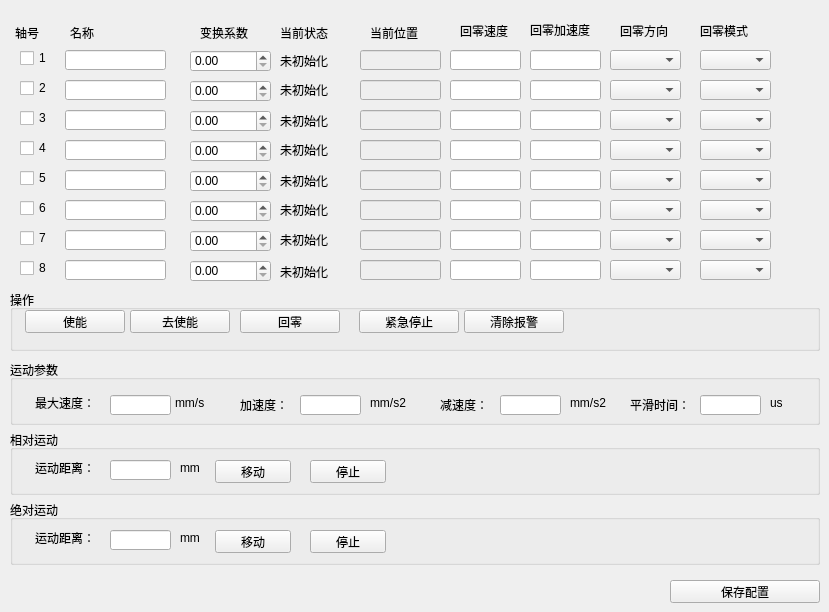
   <widget class="QWidget" name="tabBasicOperation">
    <attribute name="title">
     <string>基本操作</string>
    </attribute>
    <widget class="QGroupBox" name="groupBox_5">
     <property name="geometry">
      <rect>
       <x>10</x>
       <y>430</y>
       <width>810</width>
       <height>65</height>
      </rect>
     </property>
     <property name="title">
      <string>相对运动</string>
     </property>
     <widget class="QGroupBox" name="groupBox_8">
      <property name="geometry">
       <rect>
        <x>150</x>
        <y>240</y>
        <width>120</width>
        <height>191</height>
       </rect>
      </property>
      <property name="title">
       <string>相对运动</string>
      </property>
      <widget class="QLabel" name="label_13">
       <property name="geometry">
        <rect>
         <x>10</x>
         <y>30</y>
         <width>31</width>
         <height>16</height>
        </rect>
       </property>
       <property name="text">
        <string>距离：</string>
       </property>
      </widget>
      <widget class="QLineEdit" name="lineEdit_2">
       <property name="geometry">
        <rect>
         <x>50</x>
         <y>30</y>
         <width>61</width>
         <height>20</height>
        </rect>
       </property>
      </widget>
     </widget>
     <widget class="QPushButton" name="pushButton_moveRel">
      <property name="geometry">
       <rect>
        <x>205</x>
        <y>30</y>
        <width>76</width>
        <height>23</height>
       </rect>
      </property>
      <property name="text">
       <string>移动</string>
      </property>
     </widget>
     <widget class="QLabel" name="label_12">
      <property name="geometry">
       <rect>
        <x>25</x>
        <y>30</y>
        <width>71</width>
        <height>16</height>
       </rect>
      </property>
      <property name="text">
       <string>运动距离：</string>
      </property>
     </widget>
     <widget class="QLabel" name="label_14">
      <property name="geometry">
       <rect>
        <x>170</x>
        <y>30</y>
        <width>21</width>
        <height>16</height>
       </rect>
      </property>
      <property name="text">
       <string>mm</string>
      </property>
     </widget>
     <widget class="QLineEdit" name="lineEdit_mtr_dist">
      <property name="geometry">
       <rect>
        <x>100</x>
        <y>30</y>
        <width>61</width>
        <height>20</height>
       </rect>
      </property>
     </widget>
     <widget class="QPushButton" name="pushButton_stop">
      <property name="geometry">
       <rect>
        <x>300</x>
        <y>30</y>
        <width>76</width>
        <height>23</height>
       </rect>
      </property>
      <property name="text">
       <string>停止</string>
      </property>
     </widget>
    </widget>
    <widget class="QGroupBox" name="groupBox_11">
     <property name="geometry">
      <rect>
       <x>10</x>
       <y>290</y>
       <width>810</width>
       <height>61</height>
      </rect>
     </property>
     <property name="title">
      <string>操作</string>
     </property>
     <widget class="QPushButton" name="pushButton_im_stop">
      <property name="geometry">
       <rect>
        <x>349</x>
        <y>20</y>
        <width>100</width>
        <height>23</height>
       </rect>
      </property>
      <property name="text">
       <string>紧急停止</string>
      </property>
     </widget>
     <widget class="QPushButton" name="pushButton_clearError">
      <property name="geometry">
       <rect>
        <x>454</x>
        <y>20</y>
        <width>100</width>
        <height>23</height>
       </rect>
      </property>
      <property name="text">
       <string>清除报警</string>
      </property>
     </widget>
     <widget class="QPushButton" name="pushButton_home">
      <property name="geometry">
       <rect>
        <x>230</x>
        <y>20</y>
        <width>100</width>
        <height>23</height>
       </rect>
      </property>
      <property name="text">
       <string>回零</string>
      </property>
     </widget>
     <widget class="QPushButton" name="pushButton_enable">
      <property name="geometry">
       <rect>
        <x>15</x>
        <y>20</y>
        <width>100</width>
        <height>23</height>
       </rect>
      </property>
      <property name="text">
       <string>使能</string>
      </property>
     </widget>
     <widget class="QPushButton" name="pushButton_disable">
      <property name="geometry">
       <rect>
        <x>120</x>
        <y>20</y>
        <width>100</width>
        <height>23</height>
       </rect>
      </property>
      <property name="text">
       <string>去使能</string>
      </property>
     </widget>
    </widget>
    <widget class="QCheckBox" name="checkBox_ch6">
     <property name="geometry">
      <rect>
       <x>20</x>
       <y>230</y>
       <width>71</width>
       <height>16</height>
      </rect>
     </property>
     <property name="text">
      <string>7</string>
     </property>
    </widget>
    <widget class="QCheckBox" name="checkBox_ch2">
     <property name="geometry">
      <rect>
       <x>20</x>
       <y>110</y>
       <width>41</width>
       <height>16</height>
      </rect>
     </property>
     <property name="text">
      <string>3</string>
     </property>
    </widget>
    <widget class="QCheckBox" name="checkBox_ch7">
     <property name="geometry">
      <rect>
       <x>20</x>
       <y>260</y>
       <width>71</width>
       <height>16</height>
      </rect>
     </property>
     <property name="text">
      <string>8</string>
     </property>
    </widget>
    <widget class="QCheckBox" name="checkBox_ch4">
     <property name="geometry">
      <rect>
       <x>20</x>
       <y>170</y>
       <width>71</width>
       <height>16</height>
      </rect>
     </property>
     <property name="text">
      <string>5</string>
     </property>
    </widget>
    <widget class="QCheckBox" name="checkBox_ch1">
     <property name="geometry">
      <rect>
       <x>20</x>
       <y>80</y>
       <width>36</width>
       <height>16</height>
      </rect>
     </property>
     <property name="text">
      <string>2</string>
     </property>
    </widget>
    <widget class="QCheckBox" name="checkBox_ch3">
     <property name="geometry">
      <rect>
       <x>20</x>
       <y>140</y>
       <width>36</width>
       <height>16</height>
      </rect>
     </property>
     <property name="text">
      <string>4</string>
     </property>
     <property name="checkable">
      <bool>true</bool>
     </property>
    </widget>
    <widget class="QCheckBox" name="checkBox_ch5">
     <property name="geometry">
      <rect>
       <x>20</x>
       <y>200</y>
       <width>71</width>
       <height>16</height>
      </rect>
     </property>
     <property name="text">
      <string>6</string>
     </property>
    </widget>
    <widget class="QLineEdit" name="lineEdit_name0">
     <property name="geometry">
      <rect>
       <x>65</x>
       <y>50</y>
       <width>101</width>
       <height>20</height>
      </rect>
     </property>
    </widget>
    <widget class="QCheckBox" name="checkBox_ch0">
     <property name="geometry">
      <rect>
       <x>20</x>
       <y>50</y>
       <width>46</width>
       <height>16</height>
      </rect>
     </property>
     <property name="text">
      <string>1</string>
     </property>
    </widget>
    <widget class="QLabel" name="label_31">
     <property name="geometry">
      <rect>
       <x>15</x>
       <y>25</y>
       <width>71</width>
       <height>16</height>
      </rect>
     </property>
     <property name="text">
      <string>轴号</string>
     </property>
    </widget>
    <widget class="QLabel" name="label_32">
     <property name="geometry">
      <rect>
       <x>70</x>
       <y>25</y>
       <width>61</width>
       <height>16</height>
      </rect>
     </property>
     <property name="text">
      <string>名称</string>
     </property>
    </widget>
    <widget class="QLabel" name="label_33">
     <property name="geometry">
      <rect>
       <x>200</x>
       <y>25</y>
       <width>71</width>
       <height>16</height>
      </rect>
     </property>
     <property name="text">
      <string>变换系数</string>
     </property>
    </widget>
    <widget class="QLabel" name="label_34">
     <property name="geometry">
      <rect>
       <x>280</x>
       <y>25</y>
       <width>61</width>
       <height>16</height>
      </rect>
     </property>
     <property name="text">
      <string>当前状态</string>
     </property>
    </widget>
    <widget class="QLineEdit" name="lineEdit_mtr_posn0">
     <property name="enabled">
      <bool>false</bool>
     </property>
     <property name="geometry">
      <rect>
       <x>360</x>
       <y>50</y>
       <width>81</width>
       <height>20</height>
      </rect>
     </property>
    </widget>
    <widget class="QLineEdit" name="lineEdit_mtr_posn4">
     <property name="enabled">
      <bool>false</bool>
     </property>
     <property name="geometry">
      <rect>
       <x>360</x>
       <y>170</y>
       <width>81</width>
       <height>20</height>
      </rect>
     </property>
    </widget>
    <widget class="QLineEdit" name="lineEdit_mtr_posn6">
     <property name="enabled">
      <bool>false</bool>
     </property>
     <property name="geometry">
      <rect>
       <x>360</x>
       <y>230</y>
       <width>81</width>
       <height>20</height>
      </rect>
     </property>
    </widget>
    <widget class="QLineEdit" name="lineEdit_mtr_posn1">
     <property name="enabled">
      <bool>false</bool>
     </property>
     <property name="geometry">
      <rect>
       <x>360</x>
       <y>80</y>
       <width>81</width>
       <height>20</height>
      </rect>
     </property>
    </widget>
    <widget class="QLineEdit" name="lineEdit_mtr_posn2">
     <property name="enabled">
      <bool>false</bool>
     </property>
     <property name="geometry">
      <rect>
       <x>360</x>
       <y>110</y>
       <width>81</width>
       <height>20</height>
      </rect>
     </property>
    </widget>
    <widget class="QLineEdit" name="lineEdit_mtr_posn3">
     <property name="enabled">
      <bool>false</bool>
     </property>
     <property name="geometry">
      <rect>
       <x>360</x>
       <y>140</y>
       <width>81</width>
       <height>20</height>
      </rect>
     </property>
    </widget>
    <widget class="QLineEdit" name="lineEdit_mtr_posn5">
     <property name="enabled">
      <bool>false</bool>
     </property>
     <property name="geometry">
      <rect>
       <x>360</x>
       <y>200</y>
       <width>81</width>
       <height>20</height>
      </rect>
     </property>
    </widget>
    <widget class="QLineEdit" name="lineEdit_mtr_posn7">
     <property name="enabled">
      <bool>false</bool>
     </property>
     <property name="geometry">
      <rect>
       <x>360</x>
       <y>260</y>
       <width>81</width>
       <height>20</height>
      </rect>
     </property>
    </widget>
    <widget class="QLabel" name="label_35">
     <property name="geometry">
      <rect>
       <x>370</x>
       <y>25</y>
       <width>71</width>
       <height>16</height>
      </rect>
     </property>
     <property name="text">
      <string>当前位置</string>
     </property>
    </widget>
    <widget class="QLabel" name="label_mtr_status0">
     <property name="geometry">
      <rect>
       <x>280</x>
       <y>53</y>
       <width>71</width>
       <height>16</height>
      </rect>
     </property>
     <property name="text">
      <string>未初始化</string>
     </property>
    </widget>
    <widget class="QLineEdit" name="lineEdit_name1">
     <property name="geometry">
      <rect>
       <x>65</x>
       <y>80</y>
       <width>101</width>
       <height>20</height>
      </rect>
     </property>
    </widget>
    <widget class="QLineEdit" name="lineEdit_name2">
     <property name="geometry">
      <rect>
       <x>65</x>
       <y>110</y>
       <width>101</width>
       <height>20</height>
      </rect>
     </property>
    </widget>
    <widget class="QLineEdit" name="lineEdit_name3">
     <property name="geometry">
      <rect>
       <x>65</x>
       <y>140</y>
       <width>101</width>
       <height>20</height>
      </rect>
     </property>
    </widget>
    <widget class="QLineEdit" name="lineEdit_name4">
     <property name="geometry">
      <rect>
       <x>65</x>
       <y>170</y>
       <width>101</width>
       <height>20</height>
      </rect>
     </property>
    </widget>
    <widget class="QLineEdit" name="lineEdit_name5">
     <property name="geometry">
      <rect>
       <x>65</x>
       <y>200</y>
       <width>101</width>
       <height>20</height>
      </rect>
     </property>
    </widget>
    <widget class="QLineEdit" name="lineEdit_name6">
     <property name="geometry">
      <rect>
       <x>65</x>
       <y>230</y>
       <width>101</width>
       <height>20</height>
      </rect>
     </property>
    </widget>
    <widget class="QLineEdit" name="lineEdit_name7">
     <property name="geometry">
      <rect>
       <x>65</x>
       <y>260</y>
       <width>101</width>
       <height>20</height>
      </rect>
     </property>
    </widget>
    <widget class="QLabel" name="label_mtr_status1">
     <property name="geometry">
      <rect>
       <x>280</x>
       <y>82</y>
       <width>61</width>
       <height>16</height>
      </rect>
     </property>
     <property name="text">
      <string>未初始化</string>
     </property>
    </widget>
    <widget class="QLabel" name="label_mtr_status2">
     <property name="geometry">
      <rect>
       <x>280</x>
       <y>113</y>
       <width>61</width>
       <height>16</height>
      </rect>
     </property>
     <property name="text">
      <string>未初始化</string>
     </property>
    </widget>
    <widget class="QLabel" name="label_mtr_status3">
     <property name="geometry">
      <rect>
       <x>280</x>
       <y>142</y>
       <width>71</width>
       <height>16</height>
      </rect>
     </property>
     <property name="text">
      <string>未初始化</string>
     </property>
    </widget>
    <widget class="QLabel" name="label_mtr_status4">
     <property name="geometry">
      <rect>
       <x>280</x>
       <y>173</y>
       <width>61</width>
       <height>16</height>
      </rect>
     </property>
     <property name="text">
      <string>未初始化</string>
     </property>
    </widget>
    <widget class="QLabel" name="label_mtr_status5">
     <property name="geometry">
      <rect>
       <x>280</x>
       <y>202</y>
       <width>81</width>
       <height>16</height>
      </rect>
     </property>
     <property name="text">
      <string>未初始化</string>
     </property>
    </widget>
    <widget class="QLabel" name="label_mtr_status6">
     <property name="geometry">
      <rect>
       <x>280</x>
       <y>232</y>
       <width>71</width>
       <height>16</height>
      </rect>
     </property>
     <property name="text">
      <string>未初始化</string>
     </property>
    </widget>
    <widget class="QLabel" name="label_mtr_status7">
     <property name="geometry">
      <rect>
       <x>280</x>
       <y>264</y>
       <width>61</width>
       <height>16</height>
      </rect>
     </property>
     <property name="text">
      <string>未初始化</string>
     </property>
    </widget>
    <widget class="QLabel" name="label_16">
     <property name="geometry">
      <rect>
       <x>460</x>
       <y>23</y>
       <width>61</width>
       <height>16</height>
      </rect>
     </property>
     <property name="text">
      <string>回零速度</string>
     </property>
    </widget>
    <widget class="QLineEdit" name="lineEdit_home_vec0">
     <property name="geometry">
      <rect>
       <x>450</x>
       <y>50</y>
       <width>71</width>
       <height>20</height>
      </rect>
     </property>
    </widget>
    <widget class="QLabel" name="label_17">
     <property name="geometry">
      <rect>
       <x>530</x>
       <y>22</y>
       <width>81</width>
       <height>16</height>
      </rect>
     </property>
     <property name="text">
      <string>回零加速度</string>
     </property>
    </widget>
    <widget class="QLineEdit" name="lineEdit_home_acc0">
     <property name="geometry">
      <rect>
       <x>530</x>
       <y>50</y>
       <width>71</width>
       <height>20</height>
      </rect>
     </property>
    </widget>
    <widget class="QLabel" name="label_18">
     <property name="geometry">
      <rect>
       <x>620</x>
       <y>23</y>
       <width>71</width>
       <height>16</height>
      </rect>
     </property>
     <property name="text">
      <string>回零方向</string>
     </property>
    </widget>
    <widget class="QLabel" name="label_19">
     <property name="geometry">
      <rect>
       <x>700</x>
       <y>23</y>
       <width>71</width>
       <height>16</height>
      </rect>
     </property>
     <property name="text">
      <string>回零模式</string>
     </property>
    </widget>
    <widget class="QLineEdit" name="lineEdit_home_vec1">
     <property name="geometry">
      <rect>
       <x>450</x>
       <y>80</y>
       <width>71</width>
       <height>20</height>
      </rect>
     </property>
    </widget>
    <widget class="QLineEdit" name="lineEdit_home_acc1">
     <property name="geometry">
      <rect>
       <x>530</x>
       <y>80</y>
       <width>71</width>
       <height>20</height>
      </rect>
     </property>
    </widget>
    <widget class="QLineEdit" name="lineEdit_home_vec2">
     <property name="geometry">
      <rect>
       <x>450</x>
       <y>110</y>
       <width>71</width>
       <height>20</height>
      </rect>
     </property>
    </widget>
    <widget class="QLineEdit" name="lineEdit_home_acc2">
     <property name="geometry">
      <rect>
       <x>530</x>
       <y>110</y>
       <width>71</width>
       <height>20</height>
      </rect>
     </property>
    </widget>
    <widget class="QLineEdit" name="lineEdit_home_vec3">
     <property name="geometry">
      <rect>
       <x>450</x>
       <y>140</y>
       <width>71</width>
       <height>20</height>
      </rect>
     </property>
    </widget>
    <widget class="QLineEdit" name="lineEdit_home_acc3">
     <property name="geometry">
      <rect>
       <x>530</x>
       <y>140</y>
       <width>71</width>
       <height>20</height>
      </rect>
     </property>
    </widget>
    <widget class="QLineEdit" name="lineEdit_home_vec4">
     <property name="geometry">
      <rect>
       <x>450</x>
       <y>170</y>
       <width>71</width>
       <height>20</height>
      </rect>
     </property>
    </widget>
    <widget class="QLineEdit" name="lineEdit_home_acc4">
     <property name="geometry">
      <rect>
       <x>530</x>
       <y>170</y>
       <width>71</width>
       <height>20</height>
      </rect>
     </property>
    </widget>
    <widget class="QLineEdit" name="lineEdit_home_vec5">
     <property name="geometry">
      <rect>
       <x>450</x>
       <y>200</y>
       <width>71</width>
       <height>20</height>
      </rect>
     </property>
    </widget>
    <widget class="QLineEdit" name="lineEdit_home_acc5">
     <property name="geometry">
      <rect>
       <x>530</x>
       <y>200</y>
       <width>71</width>
       <height>20</height>
      </rect>
     </property>
    </widget>
    <widget class="QLineEdit" name="lineEdit_home_vec6">
     <property name="geometry">
      <rect>
       <x>450</x>
       <y>230</y>
       <width>71</width>
       <height>20</height>
      </rect>
     </property>
    </widget>
    <widget class="QLineEdit" name="lineEdit_home_acc6">
     <property name="geometry">
      <rect>
       <x>530</x>
       <y>230</y>
       <width>71</width>
       <height>20</height>
      </rect>
     </property>
    </widget>
    <widget class="QLineEdit" name="lineEdit_home_vec7">
     <property name="geometry">
      <rect>
       <x>450</x>
       <y>260</y>
       <width>71</width>
       <height>20</height>
      </rect>
     </property>
    </widget>
    <widget class="QLineEdit" name="lineEdit_home_acc7">
     <property name="geometry">
      <rect>
       <x>530</x>
       <y>260</y>
       <width>71</width>
       <height>20</height>
      </rect>
     </property>
    </widget>
    <widget class="QPushButton" name="pushButton_saveMtr">
     <property name="geometry">
      <rect>
       <x>670</x>
       <y>580</y>
       <width>150</width>
       <height>23</height>
      </rect>
     </property>
     <property name="text">
      <string>保存配置</string>
     </property>
    </widget>
    <widget class="QDoubleSpinBox" name="doubleSpinBox_resn0">
     <property name="geometry">
      <rect>
       <x>190</x>
       <y>50</y>
       <width>81</width>
       <height>22</height>
      </rect>
     </property>
     <property name="maximum">
      <double>9999.989999999999782</double>
     </property>
    </widget>
    <widget class="QDoubleSpinBox" name="doubleSpinBox_resn1">
     <property name="geometry">
      <rect>
       <x>190</x>
       <y>80</y>
       <width>81</width>
       <height>22</height>
      </rect>
     </property>
     <property name="maximum">
      <double>9999.989999999999782</double>
     </property>
    </widget>
    <widget class="QDoubleSpinBox" name="doubleSpinBox_resn2">
     <property name="geometry">
      <rect>
       <x>190</x>
       <y>110</y>
       <width>81</width>
       <height>22</height>
      </rect>
     </property>
     <property name="maximum">
      <double>9999.989999999999782</double>
     </property>
    </widget>
    <widget class="QDoubleSpinBox" name="doubleSpinBox_resn3">
     <property name="geometry">
      <rect>
       <x>190</x>
       <y>140</y>
       <width>81</width>
       <height>22</height>
      </rect>
     </property>
     <property name="maximum">
      <double>9999.989999999999782</double>
     </property>
    </widget>
    <widget class="QDoubleSpinBox" name="doubleSpinBox_resn4">
     <property name="geometry">
      <rect>
       <x>190</x>
       <y>170</y>
       <width>81</width>
       <height>22</height>
      </rect>
     </property>
     <property name="maximum">
      <double>9999.989999999999782</double>
     </property>
    </widget>
    <widget class="QDoubleSpinBox" name="doubleSpinBox_resn5">
     <property name="geometry">
      <rect>
       <x>190</x>
       <y>200</y>
       <width>81</width>
       <height>22</height>
      </rect>
     </property>
     <property name="maximum">
      <double>9999.989999999999782</double>
     </property>
    </widget>
    <widget class="QDoubleSpinBox" name="doubleSpinBox_resn6">
     <property name="geometry">
      <rect>
       <x>190</x>
       <y>230</y>
       <width>81</width>
       <height>22</height>
      </rect>
     </property>
     <property name="maximum">
      <double>9999.989999999999782</double>
     </property>
    </widget>
    <widget class="QDoubleSpinBox" name="doubleSpinBox_resn7">
     <property name="geometry">
      <rect>
       <x>190</x>
       <y>260</y>
       <width>81</width>
       <height>22</height>
      </rect>
     </property>
     <property name="maximum">
      <double>999.990000000000009</double>
     </property>
    </widget>
    <widget class="QGroupBox" name="groupBox_23">
     <property name="geometry">
      <rect>
       <x>10</x>
       <y>500</y>
       <width>810</width>
       <height>65</height>
      </rect>
     </property>
     <property name="title">
      <string>绝对运动</string>
     </property>
     <widget class="QGroupBox" name="groupBox_24">
      <property name="geometry">
       <rect>
        <x>150</x>
        <y>240</y>
        <width>120</width>
        <height>191</height>
       </rect>
      </property>
      <property name="title">
       <string>相对运动</string>
      </property>
      <widget class="QLabel" name="label_82">
       <property name="geometry">
        <rect>
         <x>10</x>
         <y>30</y>
         <width>31</width>
         <height>16</height>
        </rect>
       </property>
       <property name="text">
        <string>距离：</string>
       </property>
      </widget>
      <widget class="QLineEdit" name="lineEdit_149">
       <property name="geometry">
        <rect>
         <x>50</x>
         <y>30</y>
         <width>61</width>
         <height>20</height>
        </rect>
       </property>
      </widget>
     </widget>
     <widget class="QPushButton" name="pushButton_moveAbs">
      <property name="geometry">
       <rect>
        <x>205</x>
        <y>30</y>
        <width>76</width>
        <height>23</height>
       </rect>
      </property>
      <property name="text">
       <string>移动</string>
      </property>
     </widget>
     <widget class="QLabel" name="label_83">
      <property name="geometry">
       <rect>
        <x>25</x>
        <y>30</y>
        <width>81</width>
        <height>16</height>
       </rect>
      </property>
      <property name="text">
       <string>运动距离：</string>
      </property>
     </widget>
     <widget class="QLabel" name="label_84">
      <property name="geometry">
       <rect>
        <x>170</x>
        <y>30</y>
        <width>21</width>
        <height>16</height>
       </rect>
      </property>
      <property name="text">
       <string>mm</string>
      </property>
     </widget>
     <widget class="QLineEdit" name="lineEdit_mtr_posn">
      <property name="geometry">
       <rect>
        <x>100</x>
        <y>30</y>
        <width>61</width>
        <height>20</height>
       </rect>
      </property>
     </widget>
     <widget class="QPushButton" name="pushButton_stop_2">
      <property name="geometry">
       <rect>
        <x>300</x>
        <y>30</y>
        <width>76</width>
        <height>23</height>
       </rect>
      </property>
      <property name="text">
       <string>停止</string>
      </property>
     </widget>
    </widget>
    <widget class="QGroupBox" name="groupBox_25">
     <property name="geometry">
      <rect>
       <x>10</x>
       <y>360</y>
       <width>810</width>
       <height>65</height>
      </rect>
     </property>
     <property name="title">
      <string>运动参数</string>
     </property>
     <widget class="QLineEdit" name="lineEdit_mtr_vec">
      <property name="geometry">
       <rect>
        <x>100</x>
        <y>35</y>
        <width>61</width>
        <height>20</height>
       </rect>
      </property>
     </widget>
     <widget class="QLabel" name="label_85">
      <property name="geometry">
       <rect>
        <x>25</x>
        <y>35</y>
        <width>91</width>
        <height>16</height>
       </rect>
      </property>
      <property name="text">
       <string>最大速度：</string>
      </property>
     </widget>
     <widget class="QLabel" name="label_87">
      <property name="geometry">
       <rect>
        <x>230</x>
        <y>37</y>
        <width>71</width>
        <height>16</height>
       </rect>
      </property>
      <property name="text">
       <string>加速度：</string>
      </property>
     </widget>
     <widget class="QLineEdit" name="lineEdit_mtr_acc">
      <property name="geometry">
       <rect>
        <x>290</x>
        <y>35</y>
        <width>61</width>
        <height>20</height>
       </rect>
      </property>
     </widget>
     <widget class="QLabel" name="label_88">
      <property name="geometry">
       <rect>
        <x>430</x>
        <y>37</y>
        <width>61</width>
        <height>16</height>
       </rect>
      </property>
      <property name="text">
       <string>减速度：</string>
      </property>
     </widget>
     <widget class="QLineEdit" name="lineEdit_mtr_dec">
      <property name="geometry">
       <rect>
        <x>490</x>
        <y>35</y>
        <width>61</width>
        <height>20</height>
       </rect>
      </property>
     </widget>
     <widget class="QLineEdit" name="lineEdit_mtr_smooth">
      <property name="geometry">
       <rect>
        <x>690</x>
        <y>35</y>
        <width>61</width>
        <height>20</height>
       </rect>
      </property>
     </widget>
     <widget class="QLabel" name="label_90">
      <property name="geometry">
       <rect>
        <x>620</x>
        <y>37</y>
        <width>91</width>
        <height>16</height>
       </rect>
      </property>
      <property name="text">
       <string>平滑时间：</string>
      </property>
     </widget>
     <widget class="QLabel" name="label_161">
      <property name="geometry">
       <rect>
        <x>165</x>
        <y>35</y>
        <width>41</width>
        <height>16</height>
       </rect>
      </property>
      <property name="text">
       <string>mm/s</string>
      </property>
     </widget>
     <widget class="QLabel" name="label_162">
      <property name="geometry">
       <rect>
        <x>360</x>
        <y>35</y>
        <width>51</width>
        <height>16</height>
       </rect>
      </property>
      <property name="text">
       <string>mm/s2</string>
      </property>
     </widget>
     <widget class="QLabel" name="label_163">
      <property name="geometry">
       <rect>
        <x>560</x>
        <y>35</y>
        <width>51</width>
        <height>16</height>
       </rect>
      </property>
      <property name="text">
       <string>mm/s2</string>
      </property>
     </widget>
     <widget class="QLabel" name="label_165">
      <property name="geometry">
       <rect>
        <x>760</x>
        <y>35</y>
        <width>21</width>
        <height>16</height>
       </rect>
      </property>
      <property name="text">
       <string>us</string>
      </property>
     </widget>
    </widget>
    <widget class="QComboBox" name="comboBox_home_dir0">
     <property name="geometry">
      <rect>
       <x>610</x>
       <y>50</y>
       <width>71</width>
       <height>20</height>
      </rect>
     </property>
    </widget>
    <widget class="QComboBox" name="comboBox_home_dir1">
     <property name="geometry">
      <rect>
       <x>610</x>
       <y>80</y>
       <width>71</width>
       <height>20</height>
      </rect>
     </property>
    </widget>
    <widget class="QComboBox" name="comboBox_home_dir2">
     <property name="geometry">
      <rect>
       <x>610</x>
       <y>110</y>
       <width>71</width>
       <height>20</height>
      </rect>
     </property>
    </widget>
    <widget class="QComboBox" name="comboBox_home_dir3">
     <property name="geometry">
      <rect>
       <x>610</x>
       <y>140</y>
       <width>71</width>
       <height>20</height>
      </rect>
     </property>
    </widget>
    <widget class="QComboBox" name="comboBox_home_dir4">
     <property name="geometry">
      <rect>
       <x>610</x>
       <y>170</y>
       <width>71</width>
       <height>20</height>
      </rect>
     </property>
    </widget>
    <widget class="QComboBox" name="comboBox_home_dir5">
     <property name="geometry">
      <rect>
       <x>610</x>
       <y>200</y>
       <width>71</width>
       <height>20</height>
      </rect>
     </property>
    </widget>
    <widget class="QComboBox" name="comboBox_home_dir6">
     <property name="geometry">
      <rect>
       <x>610</x>
       <y>230</y>
       <width>71</width>
       <height>20</height>
      </rect>
     </property>
    </widget>
    <widget class="QComboBox" name="comboBox_home_mode6">
     <property name="geometry">
      <rect>
       <x>700</x>
       <y>230</y>
       <width>71</width>
       <height>20</height>
      </rect>
     </property>
    </widget>
    <widget class="QComboBox" name="comboBox_home_mode5">
     <property name="geometry">
      <rect>
       <x>700</x>
       <y>200</y>
       <width>71</width>
       <height>20</height>
      </rect>
     </property>
    </widget>
    <widget class="QComboBox" name="comboBox_home_mode3">
     <property name="geometry">
      <rect>
       <x>700</x>
       <y>140</y>
       <width>71</width>
       <height>20</height>
      </rect>
     </property>
    </widget>
    <widget class="QComboBox" name="comboBox_home_mode2">
     <property name="geometry">
      <rect>
       <x>700</x>
       <y>110</y>
       <width>71</width>
       <height>20</height>
      </rect>
     </property>
    </widget>
    <widget class="QComboBox" name="comboBox_home_mode4">
     <property name="geometry">
      <rect>
       <x>700</x>
       <y>170</y>
       <width>71</width>
       <height>20</height>
      </rect>
     </property>
    </widget>
    <widget class="QComboBox" name="comboBox_home_mode1">
     <property name="geometry">
      <rect>
       <x>700</x>
       <y>80</y>
       <width>71</width>
       <height>20</height>
      </rect>
     </property>
    </widget>
    <widget class="QComboBox" name="comboBox_home_mode0">
     <property name="geometry">
      <rect>
       <x>700</x>
       <y>50</y>
       <width>71</width>
       <height>20</height>
      </rect>
     </property>
    </widget>
    <widget class="QComboBox" name="comboBox_home_mode7">
     <property name="geometry">
      <rect>
       <x>700</x>
       <y>260</y>
       <width>71</width>
       <height>20</height>
      </rect>
     </property>
    </widget>
    <widget class="QComboBox" name="comboBox_home_dir7">
     <property name="geometry">
      <rect>
       <x>610</x>
       <y>260</y>
       <width>71</width>
       <height>20</height>
      </rect>
     </property>
    </widget>
   </widget>
